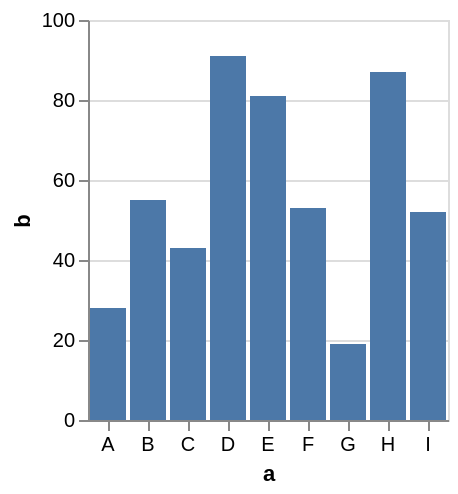

The specification (Vega-Lite) saved for this image:
### Vega specification from a JSON file in a GitHub repository (floating-point values rounded to 4 significant figures)
{"$schema": "https://vega.github.io/schema/vega/v5.json", "description": "A simple bar chart with embedded data.", "background": "white", "padding": 5, "height": 200, "style": "cell", "data": [{"name": "source_0", "values": [{"a": "A", "b": 28}, {"a": "B", "b": 55}, {"a": "C", "b": 43}, {"a": "D", "b": 91}, {"a": "E", "b": 81}, {"a": "F", "b": 53}, {"a": "G", "b": 19}, {"a": "H", "b": 87}, {"a": "I", "b": 52}]}, {"name": "data_0", "source": "source_0", "transform": [{"type": "filter", "expr": "isValid(datum[\"b\"]) && isFinite(+datum[\"b\"])"}]}], "signals": [{"name": "x_step", "value": 20}, {"name": "width", "update": "bandspace(domain('x').length, 0.1, 0.05) * x_step"}, {"name": "cornerRadius", "value": 0, "bind": {"input": "range", "min": 0, "max": 50, "step": 1}}, {"name": "cornerRadiusEnd", "value": 0, "bind": {"input": "range", "min": 0, "max": 50, "step": 1}}], "marks": [{"name": "marks", "type": "rect", "style": ["bar"], "from": {"data": "data_0"}, "encode": {"update": {"cornerRadius": {"signal": "cornerRadius"}, "cornerRadiusTopLeft": {"signal": "cornerRadiusEnd"}, "cornerRadiusTopRight": {"signal": "cornerRadiusEnd"}, "fill": {"value": "#4c78a8"}, "ariaRoleDescription": {"value": "bar"}, "description": {"signal": "\"a: \" + (isValid(datum[\"a\"]) ? datum[\"a\"] : \"\"+datum[\"a\"]) + \"; b: \" + (format(datum[\"b\"], \"\"))"}, "x": {"scale": "x", "field": "a"}, "width": {"scale": "x", "band": 1}, "y": {"scale": "y", "field": "b"}, "y2": {"scale": "y", "value": 0}}}}], "scales": [{"name": "x", "type": "band", "domain": {"data": "data_0", "field": "a", "sort": true}, "range": {"step": {"signal": "x_step"}}, "paddingInner": 0.1, "paddingOuter": 0.05}, {"name": "y", "type": "linear", "domain": {"data": "data_0", "field": "b"}, "range": [{"signal": "height"}, 0], "nice": true, "zero": true}], "axes": [{"scale": "y", "orient": "left", "gridScale": "x", "grid": true, "tickCount": {"signal": "ceil(height/40)"}, "domain": false, "labels": false, "aria": false, "maxExtent": 0, "minExtent": 0, "ticks": false, "zindex": 0}, {"scale": "x", "orient": "bottom", "grid": false, "title": "a", "labelAngle": 0, "labelBaseline": "top", "zindex": 0}, {"scale": "y", "orient": "left", "grid": false, "title": "b", "labelOverlap": true, "tickCount": {"signal": "ceil(height/40)"}, "zindex": 0}], "config": {"projection": {"type": "equalEarth"}}}
